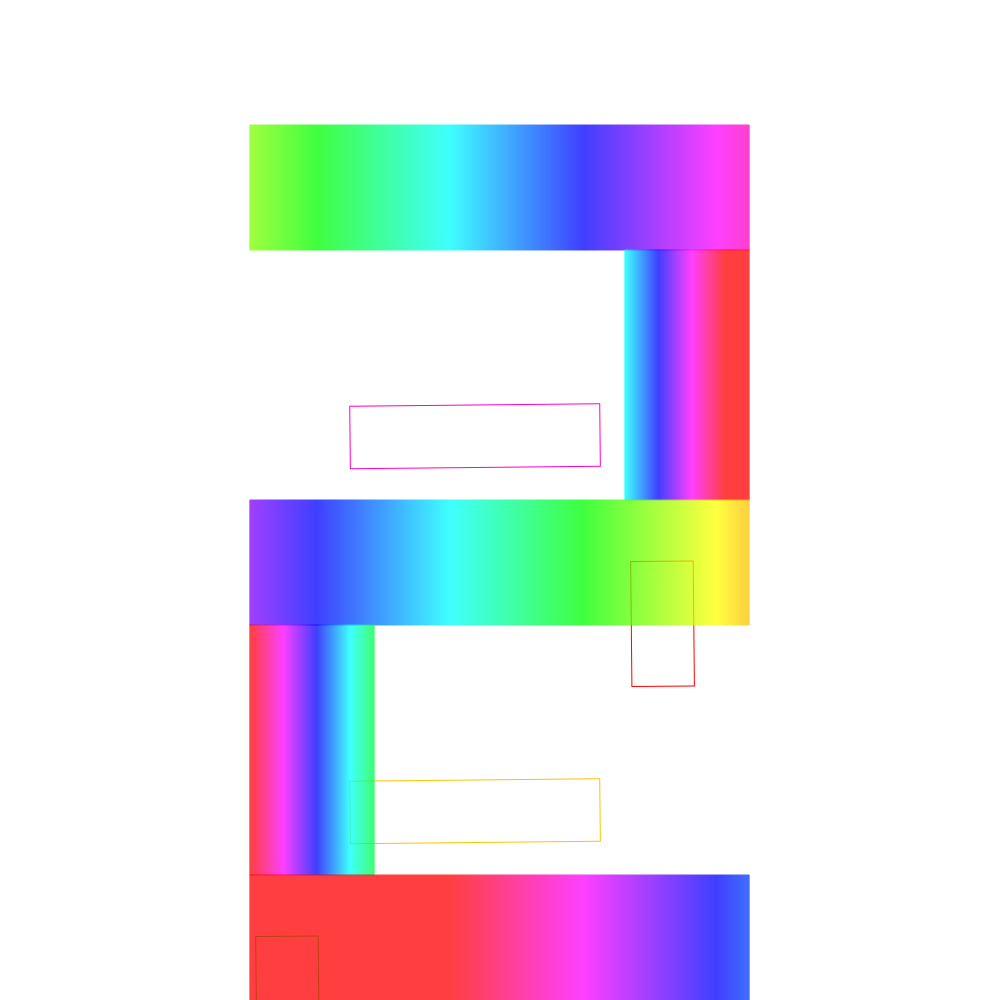
Frame 1 (no input)
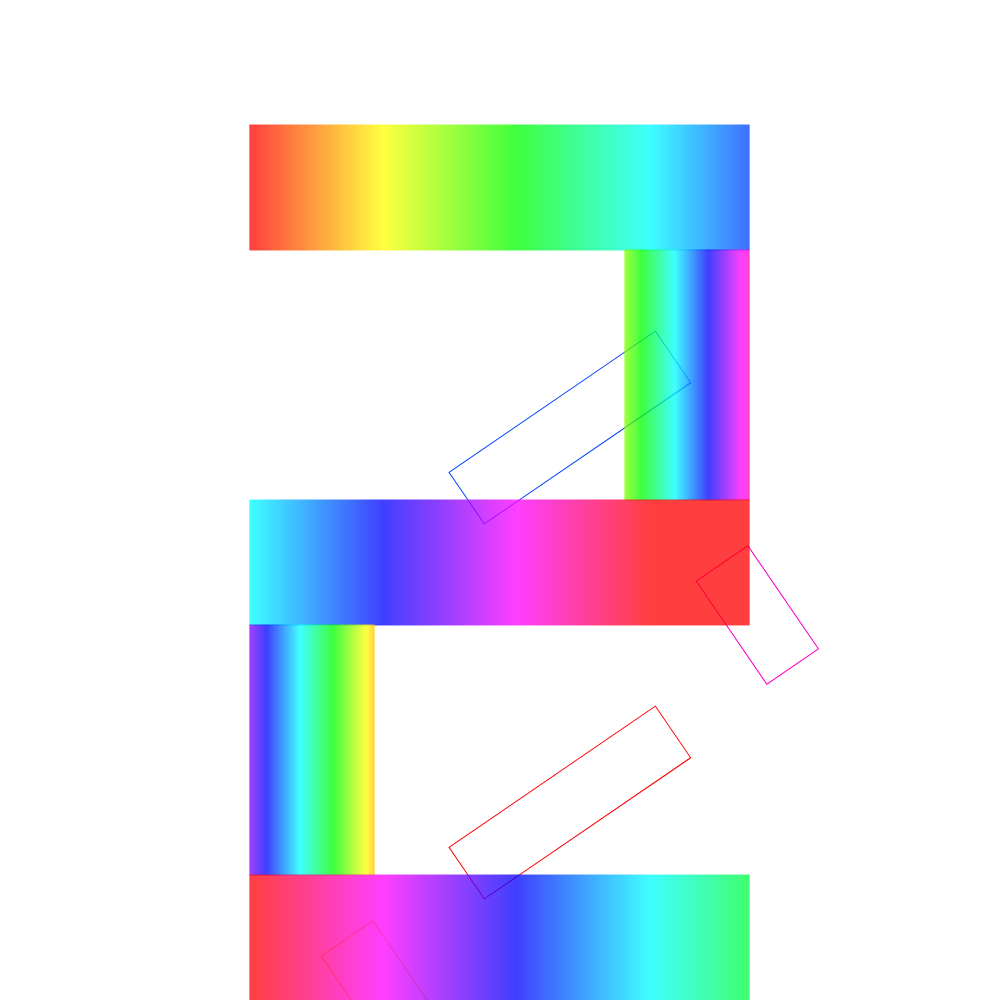
Frame 60 (no input)
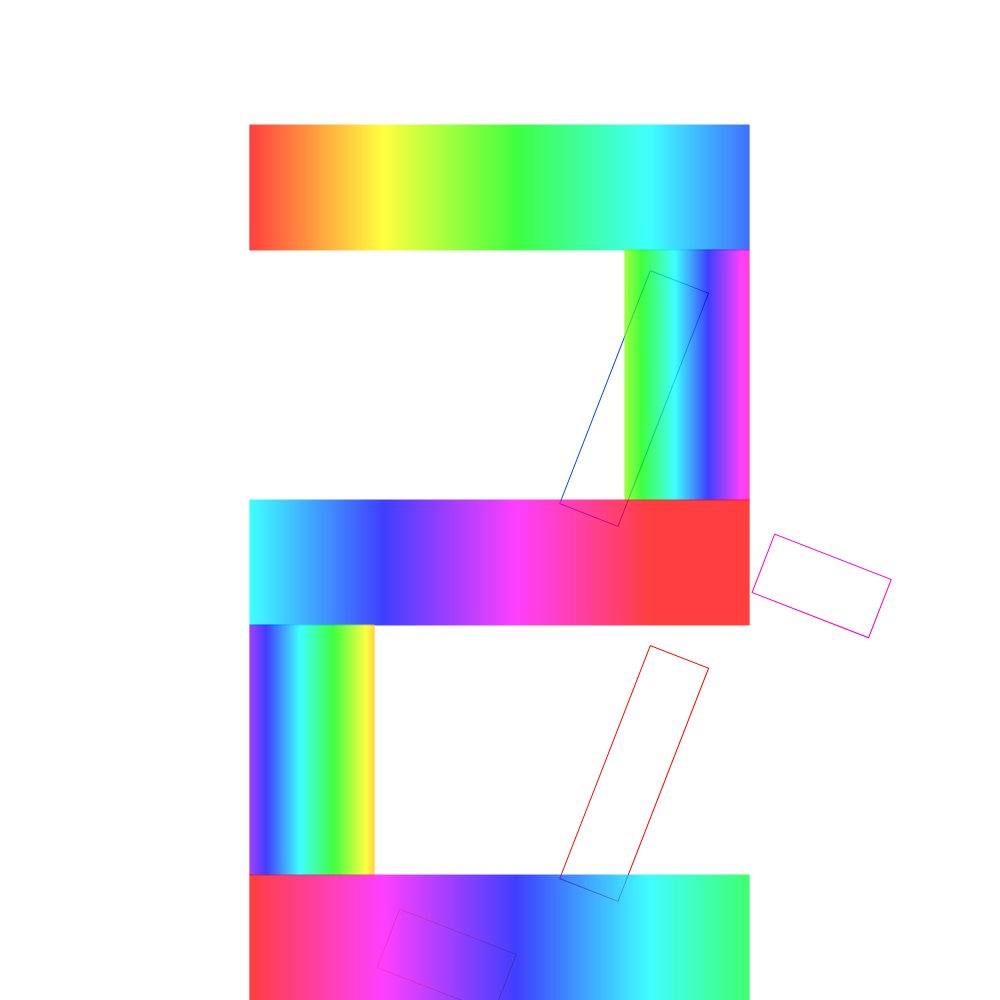
Frame 120 (the mouse pressed at the canvas centre since frame 60)

The p5.js sketch that drew these frames (run headless with seeded random() and noise() and a simulated clock; from frame 60 on, the mouse is pressed at the canvas centre):

// p5.js sketch
// ── sketch.js
let rects = [
  [250, 125, 500, 125],
  [625, 250, 125, 250],
  [250, 500, 500, 125],
  [250, 625, 125, 250],
  [250, 875, 500, 125]
];

function setup() {
  createCanvas(1000, 1000);
}

function draw() {
  background(255);
  
  colorMode(HSB);
  
  for (let i = 0; i < rects.length; i++) {
    let r = rects[i];
    let h1 = map(i + frameCount % rects.length, 0, rects.length - 1, 0, 360);
    let h2 = map((i + frameCount + rects.length / 2) % rects.length,
                 0, rects.length - 1, 0, 360);
    
    for (let j = r[0]; j < r[0] + r[2]; j++) {
      let h = map(j, r[0], r[0] + r[2], h1, h2);
      stroke(h, 100, 100);
      line(j, r[1], j, r[1] + r[3]);
    }
    
    push();
    
    translate(r[0] + r[2] / 2 + sin(frameCount / -10.0) * width / 4,
              r[1] + r[3] / 2 + cos(frameCount / -10.0) * height / 4);
    rotate(frameCount / -100.0);
    
    fill(255);
    rect(-r[2] / 4, -r[3] / 4, r[2] / 2, r[3] / 2);
    
    pop();
    
    noStroke();
    fill(255);
    ellipse(r[0] + r[2] / 2 + sin(frameCount / -10.0) * width / 4,
            r[1] + r[3] / 2 + cos(frameCount / -10.0) * height / 4);
  }
}
